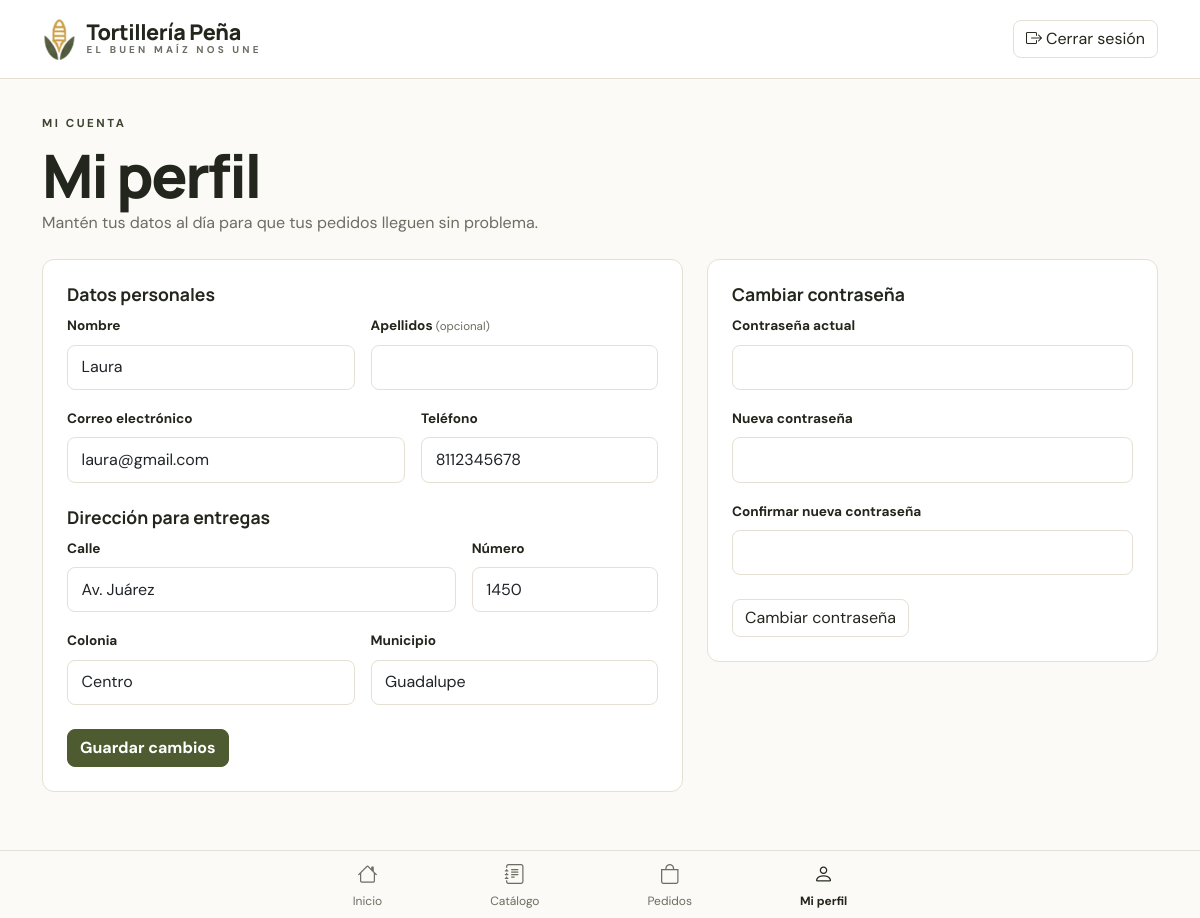
/cliente/perfil.php (signed in), run on the app's committed database.
### tables this page shows
CREATE TABLE clientes (
  id_cliente INT UNSIGNED NOT NULL AUTO_INCREMENT,
  id_usuario INT UNSIGNED NOT NULL,
  telefono VARCHAR(15) DEFAULT NULL,
  calle VARCHAR(100) DEFAULT NULL,
  numero VARCHAR(10) DEFAULT NULL,
  colonia VARCHAR(80) DEFAULT NULL,
  municipio VARCHAR(60) DEFAULT NULL,
  PRIMARY KEY (id_cliente),
  UNIQUE KEY uq_clientes_usuario (id_usuario),
  CONSTRAINT fk_clientes_usuarios FOREIGN KEY (id_usuario) REFERENCES usuarios (id_usuario)
    ON UPDATE CASCADE ON DELETE CASCADE
);

CREATE TABLE usuarios (
  id_usuario INT UNSIGNED NOT NULL AUTO_INCREMENT,
  id_rol TINYINT UNSIGNED NOT NULL,
  nombre VARCHAR(60) NOT NULL,
  apellidos VARCHAR(80) DEFAULT NULL,
  correo VARCHAR(100) NOT NULL,
  contrasena VARCHAR(255) NOT NULL,
  fecha_registro DATETIME NOT NULL DEFAULT CURRENT_TIMESTAMP,
  activo TINYINT(1) NOT NULL DEFAULT 1,
  PRIMARY KEY (id_usuario),
  UNIQUE KEY uq_usuarios_correo (correo),
  CONSTRAINT fk_usuarios_roles FOREIGN KEY (id_rol) REFERENCES roles (id_rol)
    ON UPDATE CASCADE ON DELETE RESTRICT
);

### includes/funciones.php (called while the page is built, shortened)
<?php
function e($texto)
{
    return htmlspecialchars((string) $texto, ENT_QUOTES, 'UTF-8');
}
function usuario_actual()
{
    return $_SESSION['usuario'] ?? null;
}
function requiere_rol($rol, $raiz = '../')
{
    $usuario = usuario_actual();
    return $usuario;
}

### cliente/perfil.php (the view, shortened to what this page needs)
<?php
require_once '../includes/funciones.php';
$usuario = requiere_rol(ROL_CLIENTE);
function cargar_perfil($pdo, $id_usuario)
{
    $consulta = $pdo->prepare(
        'SELECT u.nombre, u.apellidos, u.correo, u.contrasena, c.telefono, c.calle, c.numero, c.colonia, c.municipio
         FROM usuarios u
         INNER JOIN clientes c ON c.id_usuario = u.id_usuario
         WHERE u.id_usuario = ?'
    );
    $consulta->execute([$id_usuario]);
    return $consulta->fetch();
}
$perfil = cargar_perfil($pdo, $usuario['id_usuario']);
require '../includes/header_cliente.php';
?>
<p class="etiqueta">Mi cuenta</p>
<h1 class="titulo-grande mb-1">Mi perfil</h1>
<p class="texto-secundario mb-4">Mantén tus datos al día para que tus pedidos lleguen sin problema.</p>
<div class="row g-4">
    <div class="col-lg-7">
        <form method="post" class="tarjeta p-4" novalidate>
            <h2 class="subtitulo">Datos personales</h2>
            <div class="row g-3">
                <div class="col-sm-6">
                    <label class="form-label" for="nombre">Nombre</label>
                    <input class="form-control" id="nombre" name="nombre" value="<?= e($perfil['nombre']) ?>" maxlength="60" required>
                </div>
                <div class="col-sm-6">
                    <label class="form-label" for="apellidos">Apellidos <span class="opcional">(opcional)</span></label>
                    <input class="form-control" id="apellidos" name="apellidos" value="<?= e($perfil['apellidos']) ?>" maxlength="80">
                </div>
                <div class="col-sm-7">
                    <label class="form-label" for="correo">Correo electrónico</label>
                    <input type="email" class="form-control" id="correo" name="correo" value="<?= e($perfil['correo']) ?>" maxlength="100" required>
                </div>
                <div class="col-sm-5">
                    <label class="form-label" for="telefono">Teléfono</label>
                    <input type="tel" class="form-control" id="telefono" name="telefono" value="<?= e($perfil['telefono']) ?>" maxlength="10">
                </div>
            </div>
            <h2 class="subtitulo mt-4">Dirección para entregas</h2>
            <div class="row g-3">
                <div class="col-sm-8">
                    <label class="form-label" for="calle">Calle</label>
                    <input class="form-control" id="calle" name="calle" value="<?= e($perfil['calle']) ?>" maxlength="100">
                </div>
                <div class="col-sm-4">
                    <label class="form-label" for="numero">Número</label>
                    <input class="form-control" id="numero" name="numero" value="<?= e($perfil['numero']) ?>" maxlength="10">
                </div>
                <div class="col-sm-6">
                    <label class="form-label" for="colonia">Colonia</label>
                    <input class="form-control" id="colonia" name="colonia" value="<?= e($perfil['colonia']) ?>" maxlength="80">
                </div>
                <div class="col-sm-6">
                    <label class="form-label" for="municipio">Municipio</label>
                    <input class="form-control" id="municipio" name="municipio" value="<?= e($perfil['municipio']) ?>" maxlength="60">
                </div>
            </div>
            <button class="btn btn-verde mt-4">Guardar cambios</button>
        </form>
    </div>
    <div class="col-lg-5">
        <form method="post" class="tarjeta p-4" novalidate>
            <h2 class="subtitulo">Cambiar contraseña</h2>
            <label class="form-label" for="actual">Contraseña actual</label>
            <input type="password" class="form-control mb-3" id="actual" name="actual" required>
            <label class="form-label" for="nueva">Nueva contraseña</label>
            <input type="password" class="form-control mb-3" id="nueva" name="nueva" minlength="6" required>
            <label class="form-label" for="confirmarClave">Confirmar nueva contraseña</label>
            <input type="password" class="form-control" id="confirmarClave" name="confirmar" minlength="6" required>
            <button class="btn btn-borde mt-4">Cambiar contraseña</button>
        </form>
    </div>
</div>
<?php require '../includes/footer_cliente.php'; ?>

### assets/css/estilos.css (style rules this page uses)
:root { --verde: #4e5b31; --verde-oscuro: #3b4624; --verde-claro: #e9eddf; --crema: #fbfaf6; --crema-oscuro: #f1eee4; --borde: #e5e0d4; --texto: #23261c; --texto-suave: #6b6e61; --dorado: #c9a14a; }
body.sitio { font-family: 'DM Sans', system-ui, sans-serif; background: var(--crema); color: var(--texto); }
h1, h2, h3, .titulo-grande, .titulo-seccion, .marca-nombre { font-family: 'Manrope', system-ui, sans-serif; }
.texto-secundario, .text-secundario { color: var(--texto-suave); }
.opcional { color: var(--texto-suave); font-weight: 400; font-size: .85em; }
.btn-verde { background: var(--verde); border: 1px solid var(--verde); color: #fff; font-weight: 600; border-radius: 8px; }
.btn-borde { border: 1px solid var(--borde); background: #fff; color: var(--texto); border-radius: 8px; }
.etiqueta { display: flex; align-items: center; gap: 8px; font-size: .72rem; letter-spacing: .22em; text-transform: uppercase; font-weight: 700; color: #3d4231; margin-bottom: .75rem; }
.titulo-grande { font-weight: 800; font-size: clamp(2.3rem, 5vw, 4rem); letter-spacing: -.04em; line-height: 1.05; }
.subtitulo { font-family: 'Manrope', sans-serif; font-weight: 700; font-size: 1.1rem; }
.form-label { font-weight: 700; font-size: .85rem; }
.form-control, .form-select { border-color: var(--borde); border-radius: 8px; padding: .6rem .85rem; }
.area-cliente { background: var(--crema-oscuro); padding-bottom: 90px; }
.tarjeta { background: #fff; border: 1px solid var(--borde); border-radius: 12px; }

### data on the page
clientes: nombre "Laura", correo "laura@gmail.com", telefono "8112345678", calle "Av. Juárez", numero "1450", colonia "Centro", municipio "Guadalupe"
